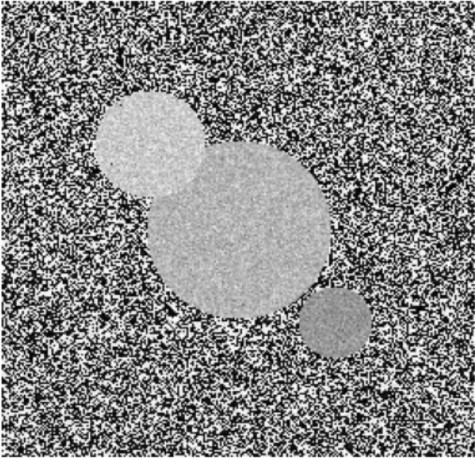
#> input picture ML/DIP/medical.jpg, 475 x 458 px, found by its file name
$ python restoration.py
#> lines starting #> are read from the running program, lines starting #| are printed output that depends on the picture
import cv2
import numpy as np
import matplotlib.pyplot as plt

# Load a sample medical image ( grayscale )
# Replace *medical_image with the path no your image
image = cv2.imread('F:/DSA/practical/ML/DIP/medical.jpg',cv2.IMREAD_GRAYSCALE)
#> image is the input picture: shape (458, 475); min 0, max 255, mean 134.1


if image is None:
    raise FileNotFoundError('Image not found. Please provide a valid path')

# Simulate noise in the iamge
noisy_image = image + np.random.normal(loc=0,scale=25,size = image.shape).astype(np.uint8)
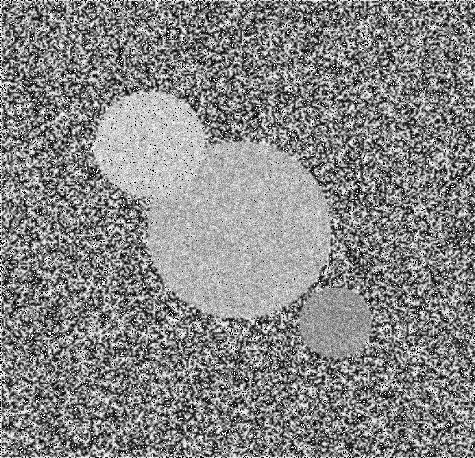
#> noisy_image: shape (458, 475); min 0, max 255, mean 134.4

# Apply Gaussin filter for denoising
denoised_image = cv2.GaussianBlur(noisy_image,(5,5),0)
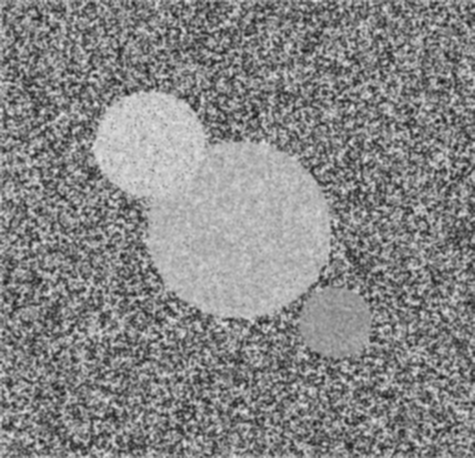
#> denoised_image: shape (458, 475); min 25, max 228, mean 134.4

# Apply Gaussin filter for denoising
denoised_image = cv2.GaussianBlur(noisy_image,(5,5),0)

# Plot the original noisy, and restored images
plt.figure(figsize=(12,8))

plt.subplot(1,3,1)
plt.title('Original Image')
plt.imshow(image,cmap='gray')


plt.subplot(1,3,2)
plt.title('Noisy Image')
plt.imshow(noisy_image,cmap='gray')
plt.axis('off')

plt.subplot(1,3,3)
plt.title('Restored Image ( Gaussian Filter )')
plt.imshow(denoised_image,cmap='gray')
plt.axis('off')

plt.tight_layout()
plt.show()
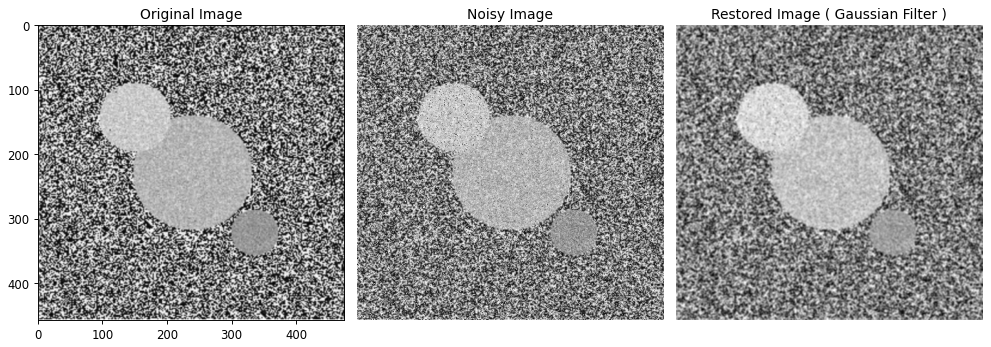
#> figure drawn by matplotlib, 3 panels

$ run again, with ML/DIP/obje.jpg copied over ML/DIP/medical.jpg
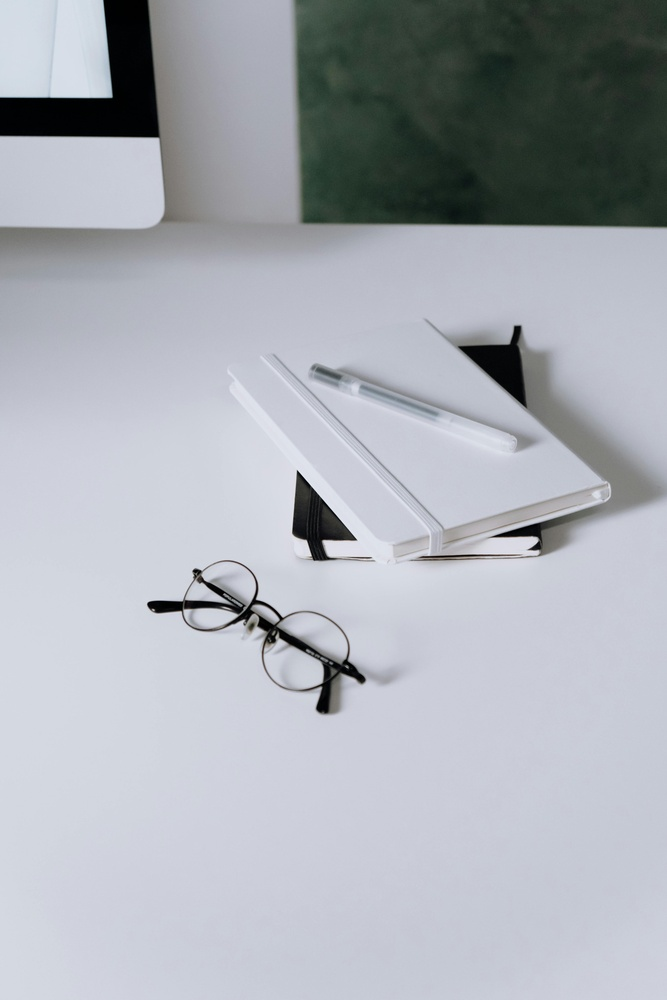
#> input picture ML/DIP/obje.jpg, 667 x 1000 px, shrunk from 3977 x 5965 before the run, found by its file name
#> `noisy_image = image + np.random.normal(loc=0,scale=25,size = image.sha..`:
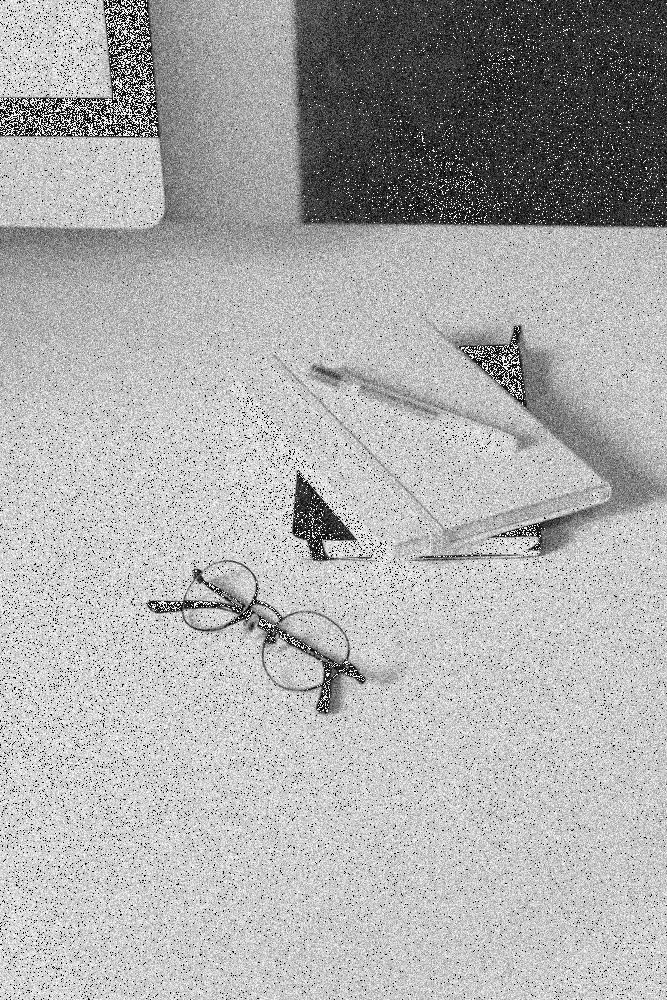
#> noisy_image: shape (1000, 667); min 0, max 255, mean 172.3
#> `plt.show()`:
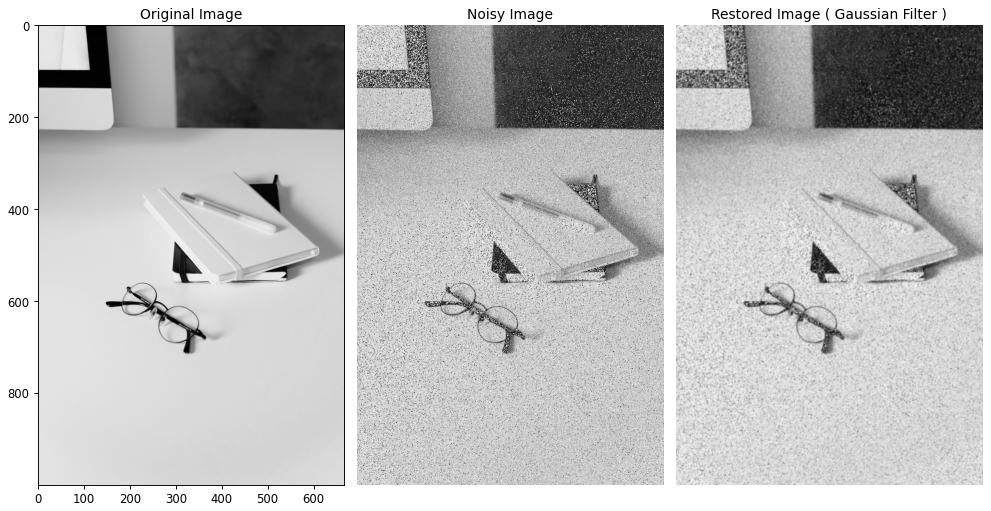
#> figure drawn by matplotlib, 3 panels

$ run again, with ML/DIP/panu.JPG copied over ML/DIP/medical.jpg
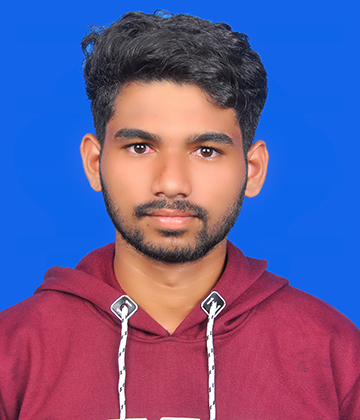
#> input picture ML/DIP/panu.JPG, 360 x 420 px, found by its file name
#> `denoised_image = cv2.GaussianBlur(noisy_image,(5,5),0)`:
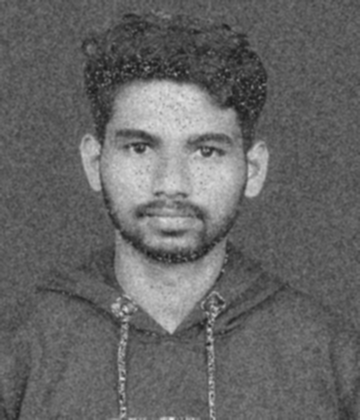
#> denoised_image: shape (420, 360); min 24, max 231, mean 101.8
#> `plt.show()`:
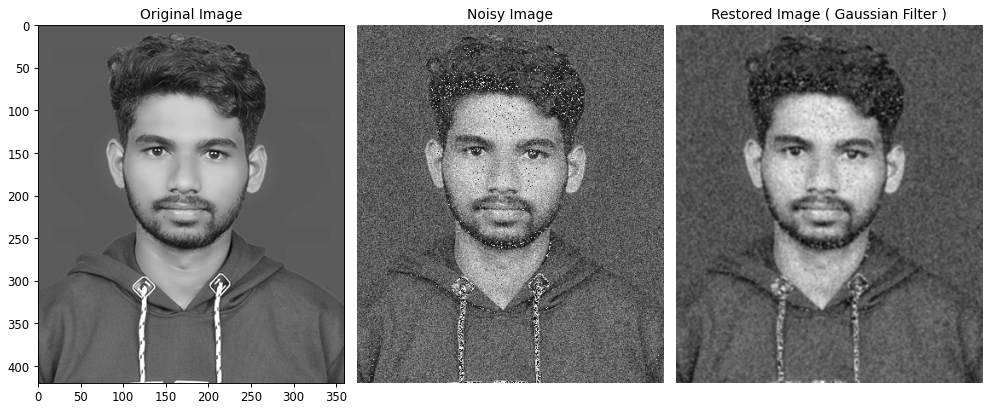
#> figure drawn by matplotlib, 3 panels
